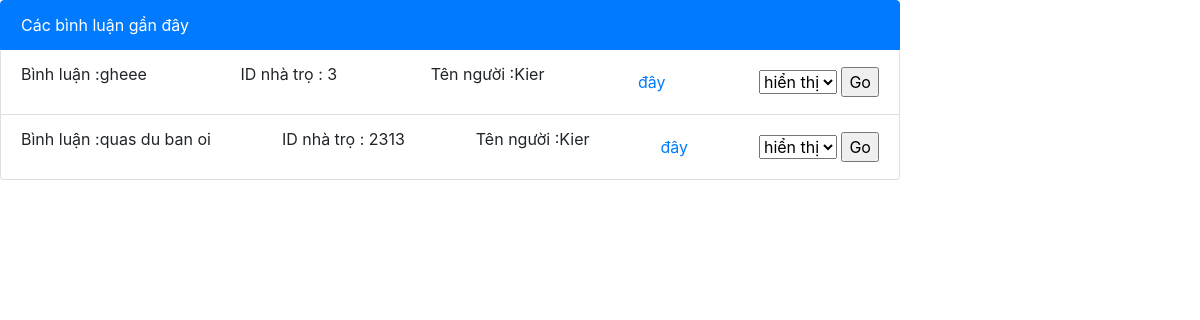
/admin/page/QL_binhluan.php, run on the app's committed database.
### tables this page shows
CREATE TABLE `rate` (
  `id` int(11) NOT NULL,
  `name` varchar(20) NOT NULL,
  `rating` varchar(20) NOT NULL,
  `comment` varchar(100) NOT NULL,
  `unique_id` varchar(30) NOT NULL,
  `id_motel` varchar(40) NOT NULL,
  `show` varchar(10) NOT NULL
);

### admin/page/QL_binhluan.php (the view, shortened to what this page needs)
<!DOCTYPE html>
<html>
<head>
</head>
  <link rel="stylesheet" href="https://maxcdn.bootstrapcdn.com/bootstrap/4.5.2/css/bootstrap.min.css">
<body>
<ul class="list-group" style="width: 900px">
  <button type="button" class="list-group-item list-group-item-action active">
   Các bình luận gần đây
  </button>
  <?php
$connect = mysqli_connect("localhost","root","","chatapp")
or die("Can not connect database");
$sql="SELECT * FROM rate ";
$ketqua=mysqli_query($connect,$sql);
foreach ($ketqua as $row) {
  ?>
<li class="list-group-item d-flex justify-content-between align-items-center">
<p>Bình luận :<?=$row['comment'];?> </p>
<p> ID nhà trọ : <?=$row['id_motel'];?></p>
<p> Tên người :<?=$row['name'];?></p>
<a href="?page=4&&id=<?php echo"$row[id]" ?>">đây</a>
<form action="" method="post">
    <select name="select1" >
        <option value="value2">hiển thị</option>
    </select>
    <input  type="submit" name="submit" value="Go"/>
</form>
<?php
}
?>
</li>
</ul>
</body>
</html>

### data on the page
rate: comment "gheee", id_motel "3", name "Kier"
rate: comment "quas du ban oi", id_motel "2313", name "Kier"
